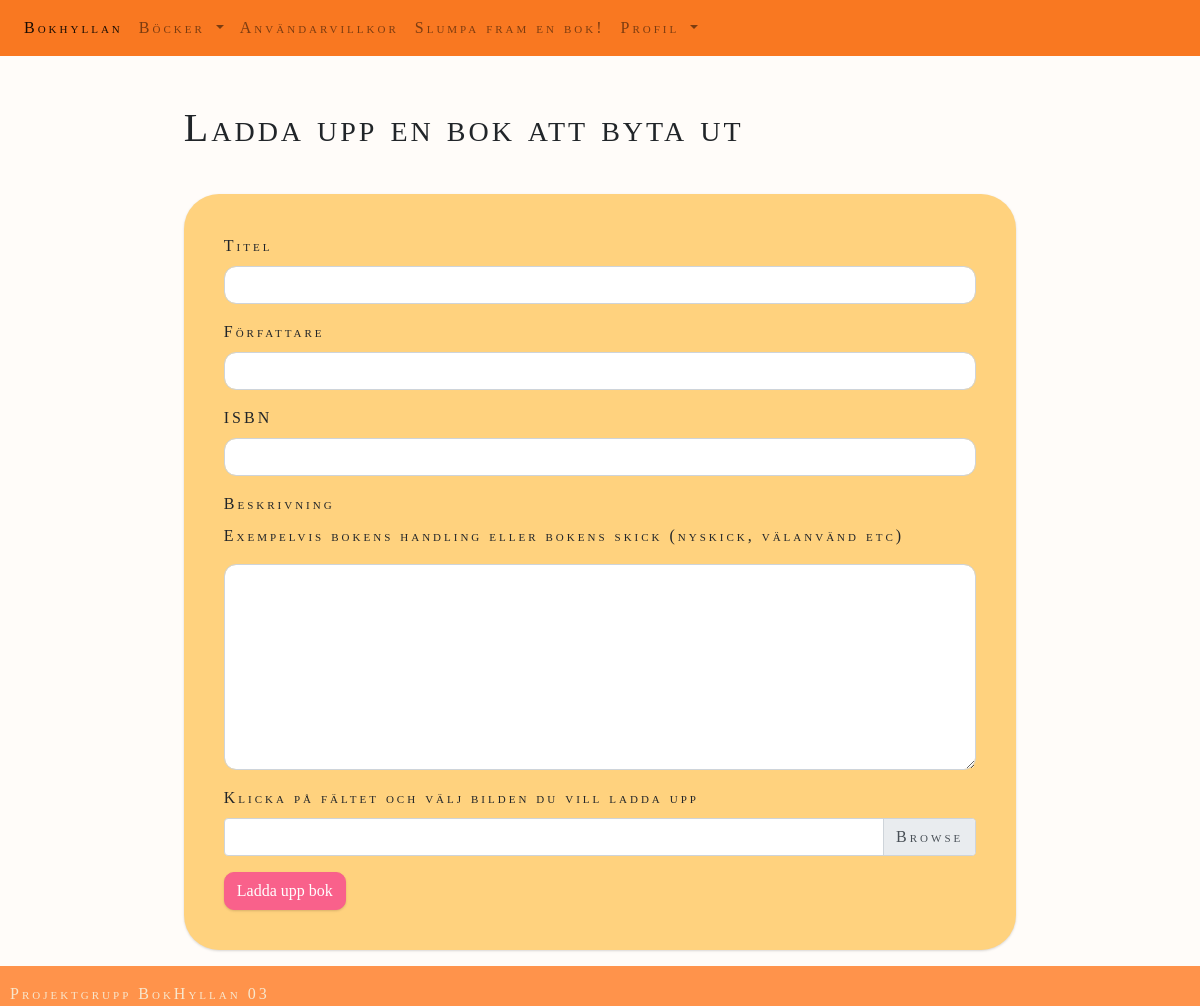
The page /add-book (signed in) on the database as committed earlier.
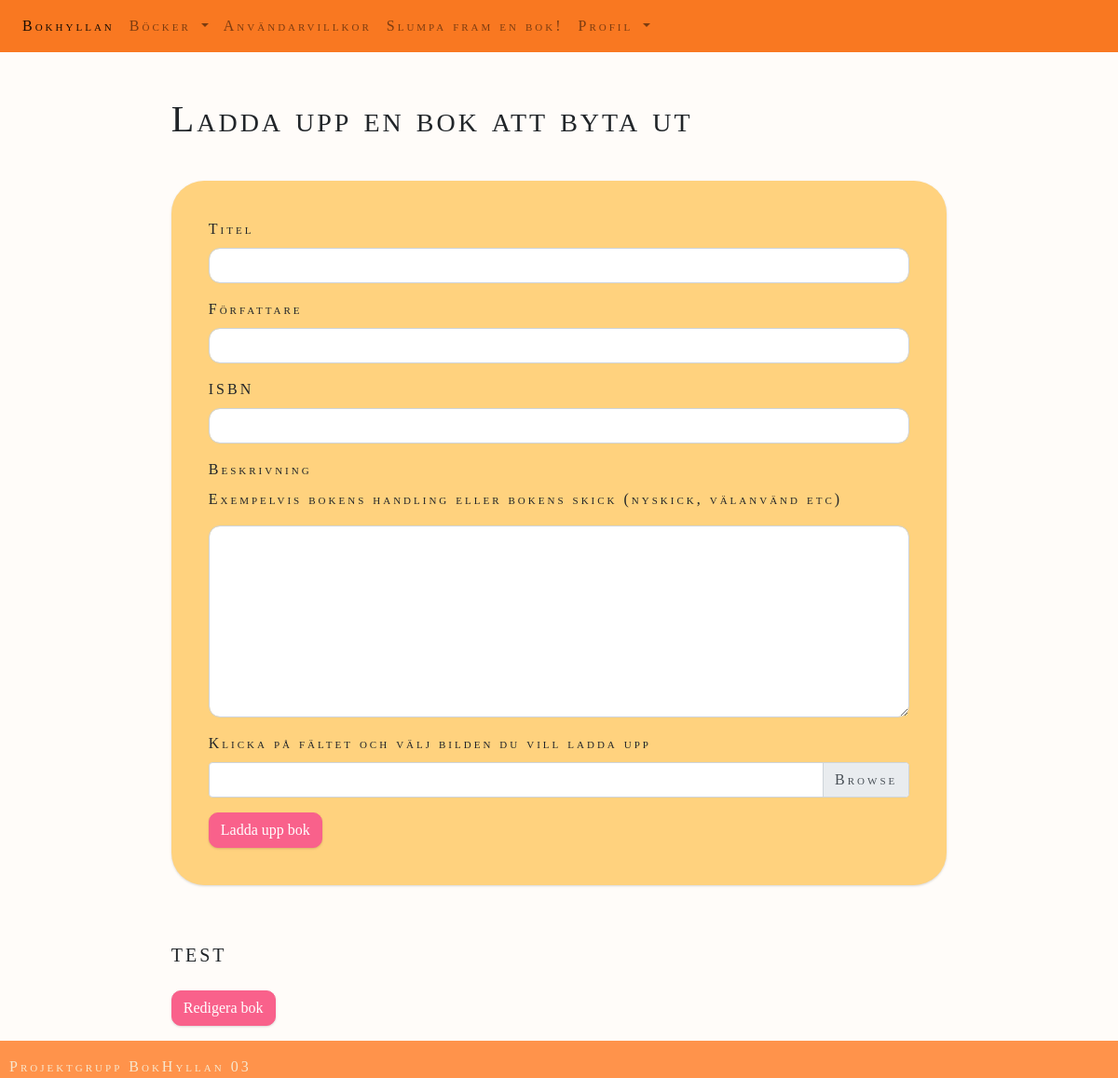
The same page on the database as committed later.
### website/models.py (models this page shows)
class Book(db.Model):
    id = db.Column(db.Integer, primary_key = True)
    title = db.Column(db.String(150))
    author = db.Column(db.String(150))
    isbn = db.Column(db.String(150))
    review = db.Column(db.String(30000))
    user_id = db.Column(db.Integer, db.ForeignKey('user.id'))
    cover_pic = db.Column(db.String())

### website/views.py (the view, shortened to what this page needs)
@views.route('/add-book', methods=['GET', 'POST'])
@login_required
def add_book():
    books = Book.query.filter_by(user_id=current_user.id).all()
    return render_template('add_book.html', user=current_user, books=books )

### website/templates/add_book.html (shortened to what this page needs)
{% extends "base.html" %}
{% block content %}
  <div id="add-book-div">
    <h1>Ladda upp en bok att byta ut</h1>
      <form action="/add-book" id="add-book-form" method="POST" enctype="multipart/form-data">
        <div class="form-group">
          <label for="title">Titel</label>
          <input type="text" class="form-control" name="title" id="title" required>
        </div>
        <div class="form-group">
          <label for="author">Författare</label>
          <input type="text" class="form-control" name="author" id="author" required>
        </div>
        <div class="form-group">
          <label for="isbn">ISBN</label>
          <input type="text" class="form-control" name="isbn" id="isbn">
        </div>
        <div class="form-group">
          <label for="review">Beskrivning</label>
          <p id="add-book-text">Exempelvis bokens handling eller bokens skick (nyskick, välanvänd etc)</p>
          <textarea class="form-control" name="review" id="review" rows="8" required></textarea>
        </div>
        <label>Klicka på fältet och välj bilden du vill ladda upp</label>
        <div class="custom-file">
            <label class="custom-file-label" for="cover" placeholder=""></label>
        </div>
        <button type="submit" class="btn btn-primary">Ladda upp bok</button>
      </form>
    {% for book in books %}
      <div id="user-books-div">
        <h3>{{ book.title }}</h3>
          <form method="GET" action="{{ url_for('views.edit_book', book_id=book.id) }}">
            <button type="submit" class="btn btn-primary">Redigera bok</button>
          </form>
      </div>
    {% endfor %}
  </div>
{% endblock %}

Rows that differ between the two databases and show on the page:
added Book: title "test"
